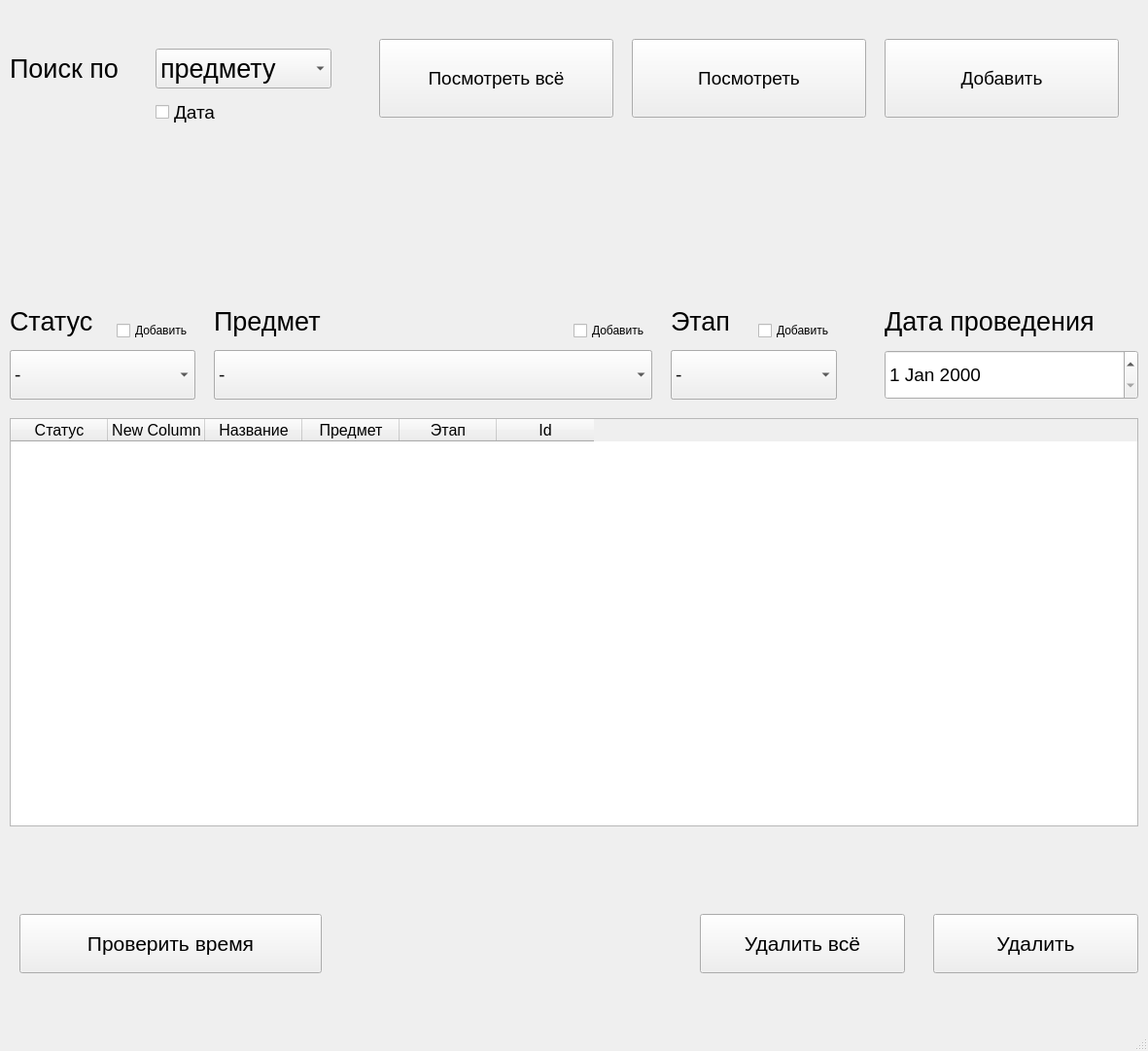
<?xml version="1.0" encoding="UTF-8"?>
<ui version="4.0">
 <class>MainWindow</class>
 <widget class="QMainWindow" name="MainWindow">
  <property name="geometry">
   <rect>
    <x>0</x>
    <y>0</y>
    <width>1181</width>
    <height>1081</height>
   </rect>
  </property>
  <property name="windowTitle">
   <string>MainWindow</string>
  </property>
  <widget class="QWidget" name="centralwidget">
   <widget class="QPushButton" name="timeButton">
    <property name="geometry">
     <rect>
      <x>20</x>
      <y>940</y>
      <width>311</width>
      <height>61</height>
     </rect>
    </property>
    <property name="font">
     <font>
      <pointsize>16</pointsize>
     </font>
    </property>
    <property name="text">
     <string>Проверить время</string>
    </property>
   </widget>
   <widget class="QPushButton" name="findButton">
    <property name="geometry">
     <rect>
      <x>650</x>
      <y>40</y>
      <width>241</width>
      <height>81</height>
     </rect>
    </property>
    <property name="font">
     <font>
      <pointsize>14</pointsize>
     </font>
    </property>
    <property name="text">
     <string>Посмотреть</string>
    </property>
   </widget>
   <widget class="QLabel" name="label_2">
    <property name="geometry">
     <rect>
      <x>10</x>
      <y>40</y>
      <width>231</width>
      <height>61</height>
     </rect>
    </property>
    <property name="font">
     <font>
      <pointsize>20</pointsize>
     </font>
    </property>
    <property name="text">
     <string>Поиск по </string>
    </property>
   </widget>
   <widget class="QComboBox" name="search">
    <property name="geometry">
     <rect>
      <x>160</x>
      <y>50</y>
      <width>181</width>
      <height>41</height>
     </rect>
    </property>
    <property name="font">
     <font>
      <pointsize>20</pointsize>
     </font>
    </property>
    <item>
     <property name="text">
      <string>предмету</string>
     </property>
    </item>
    <item>
     <property name="text">
      <string>олимпиаде</string>
     </property>
    </item>
   </widget>
   <widget class="QComboBox" name="searchbox_1">
    <property name="geometry">
     <rect>
      <x>10</x>
      <y>360</y>
      <width>191</width>
      <height>51</height>
     </rect>
    </property>
    <property name="font">
     <font>
      <pointsize>14</pointsize>
     </font>
    </property>
    <item>
     <property name="text">
      <string>-</string>
     </property>
    </item>
   </widget>
   <widget class="QLabel" name="Status">
    <property name="geometry">
     <rect>
      <x>10</x>
      <y>310</y>
      <width>111</width>
      <height>41</height>
     </rect>
    </property>
    <property name="font">
     <font>
      <pointsize>20</pointsize>
     </font>
    </property>
    <property name="text">
     <string>Статус</string>
    </property>
   </widget>
   <widget class="QLabel" name="Stage">
    <property name="geometry">
     <rect>
      <x>690</x>
      <y>310</y>
      <width>81</width>
      <height>41</height>
     </rect>
    </property>
    <property name="font">
     <font>
      <pointsize>20</pointsize>
     </font>
    </property>
    <property name="text">
     <string>Этап</string>
    </property>
   </widget>
   <widget class="QLabel" name="Name">
    <property name="geometry">
     <rect>
      <x>220</x>
      <y>310</y>
      <width>141</width>
      <height>41</height>
     </rect>
    </property>
    <property name="font">
     <font>
      <pointsize>20</pointsize>
     </font>
    </property>
    <property name="text">
     <string>Предмет</string>
    </property>
   </widget>
   <widget class="QLabel" name="Date">
    <property name="geometry">
     <rect>
      <x>910</x>
      <y>310</y>
      <width>261</width>
      <height>41</height>
     </rect>
    </property>
    <property name="font">
     <font>
      <pointsize>20</pointsize>
     </font>
    </property>
    <property name="text">
     <string>Дата проведения</string>
    </property>
   </widget>
   <widget class="QComboBox" name="searchbox_2">
    <property name="geometry">
     <rect>
      <x>220</x>
      <y>360</y>
      <width>451</width>
      <height>51</height>
     </rect>
    </property>
    <property name="font">
     <font>
      <pointsize>14</pointsize>
     </font>
    </property>
    <item>
     <property name="text">
      <string>-</string>
     </property>
    </item>
   </widget>
   <widget class="QComboBox" name="searchbox_3">
    <property name="geometry">
     <rect>
      <x>690</x>
      <y>360</y>
      <width>171</width>
      <height>51</height>
     </rect>
    </property>
    <property name="font">
     <font>
      <pointsize>14</pointsize>
     </font>
    </property>
    <item>
     <property name="text">
      <string>-</string>
     </property>
    </item>
   </widget>
   <widget class="QDateEdit" name="date">
    <property name="geometry">
     <rect>
      <x>910</x>
      <y>360</y>
      <width>261</width>
      <height>51</height>
     </rect>
    </property>
    <property name="font">
     <font>
      <pointsize>14</pointsize>
     </font>
    </property>
   </widget>
   <widget class="QLineEdit" name="edit1">
    <property name="geometry">
     <rect>
      <x>220</x>
      <y>360</y>
      <width>451</width>
      <height>51</height>
     </rect>
    </property>
   </widget>
   <widget class="QPushButton" name="addButton">
    <property name="geometry">
     <rect>
      <x>910</x>
      <y>40</y>
      <width>241</width>
      <height>81</height>
     </rect>
    </property>
    <property name="font">
     <font>
      <pointsize>14</pointsize>
     </font>
    </property>
    <property name="text">
     <string>Добавить</string>
    </property>
   </widget>
   <widget class="QTableWidget" name="tableWidget">
    <property name="geometry">
     <rect>
      <x>10</x>
      <y>430</y>
      <width>1161</width>
      <height>420</height>
     </rect>
    </property>
    <property name="font">
     <font>
      <pointsize>12</pointsize>
     </font>
    </property>
    <column>
     <property name="text">
      <string>Статус</string>
     </property>
    </column>
    <column>
     <property name="text">
      <string>New Column</string>
     </property>
    </column>
    <column>
     <property name="text">
      <string>Название</string>
     </property>
    </column>
    <column>
     <property name="text">
      <string>Предмет</string>
     </property>
    </column>
    <column>
     <property name="text">
      <string>Этап</string>
     </property>
    </column>
    <column>
     <property name="text">
      <string>Id</string>
     </property>
    </column>
   </widget>
   <widget class="QCheckBox" name="add_check1">
    <property name="geometry">
     <rect>
      <x>590</x>
      <y>330</y>
      <width>81</width>
      <height>20</height>
     </rect>
    </property>
    <property name="text">
     <string>Добавить</string>
    </property>
   </widget>
   <widget class="QCheckBox" name="add_check0">
    <property name="geometry">
     <rect>
      <x>120</x>
      <y>330</y>
      <width>81</width>
      <height>20</height>
     </rect>
    </property>
    <property name="text">
     <string>Добавить</string>
    </property>
   </widget>
   <widget class="QCheckBox" name="add_check2">
    <property name="geometry">
     <rect>
      <x>780</x>
      <y>330</y>
      <width>81</width>
      <height>20</height>
     </rect>
    </property>
    <property name="text">
     <string>Добавить</string>
    </property>
   </widget>
   <widget class="QLineEdit" name="edit0">
    <property name="geometry">
     <rect>
      <x>10</x>
      <y>360</y>
      <width>191</width>
      <height>51</height>
     </rect>
    </property>
   </widget>
   <widget class="QLineEdit" name="edit2">
    <property name="geometry">
     <rect>
      <x>690</x>
      <y>360</y>
      <width>171</width>
      <height>51</height>
     </rect>
    </property>
   </widget>
   <widget class="QPushButton" name="selectall">
    <property name="geometry">
     <rect>
      <x>390</x>
      <y>40</y>
      <width>241</width>
      <height>81</height>
     </rect>
    </property>
    <property name="font">
     <font>
      <pointsize>14</pointsize>
     </font>
    </property>
    <property name="text">
     <string>Посмотреть всё</string>
    </property>
   </widget>
   <widget class="QPushButton" name="delbutton">
    <property name="geometry">
     <rect>
      <x>960</x>
      <y>940</y>
      <width>211</width>
      <height>61</height>
     </rect>
    </property>
    <property name="font">
     <font>
      <pointsize>16</pointsize>
     </font>
    </property>
    <property name="text">
     <string>Удалить</string>
    </property>
   </widget>
   <widget class="QCheckBox" name="datecheck">
    <property name="geometry">
     <rect>
      <x>160</x>
      <y>80</y>
      <width>161</width>
      <height>71</height>
     </rect>
    </property>
    <property name="font">
     <font>
      <pointsize>14</pointsize>
     </font>
    </property>
    <property name="text">
     <string>Дата</string>
    </property>
   </widget>
   <widget class="QPushButton" name="clear_button">
    <property name="geometry">
     <rect>
      <x>720</x>
      <y>940</y>
      <width>211</width>
      <height>61</height>
     </rect>
    </property>
    <property name="font">
     <font>
      <pointsize>16</pointsize>
     </font>
    </property>
    <property name="text">
     <string>Удалить всё</string>
    </property>
   </widget>
   <zorder>edit2</zorder>
   <zorder>edit0</zorder>
   <zorder>edit1</zorder>
   <zorder>timeButton</zorder>
   <zorder>findButton</zorder>
   <zorder>label_2</zorder>
   <zorder>search</zorder>
   <zorder>searchbox_1</zorder>
   <zorder>Status</zorder>
   <zorder>Stage</zorder>
   <zorder>Name</zorder>
   <zorder>Date</zorder>
   <zorder>searchbox_2</zorder>
   <zorder>searchbox_3</zorder>
   <zorder>date</zorder>
   <zorder>addButton</zorder>
   <zorder>tableWidget</zorder>
   <zorder>add_check1</zorder>
   <zorder>add_check0</zorder>
   <zorder>add_check2</zorder>
   <zorder>selectall</zorder>
   <zorder>delbutton</zorder>
   <zorder>datecheck</zorder>
   <zorder>clear_button</zorder>
  </widget>
  <widget class="QMenuBar" name="menubar">
   <property name="geometry">
    <rect>
     <x>0</x>
     <y>0</y>
     <width>1181</width>
     <height>26</height>
    </rect>
   </property>
  </widget>
  <widget class="QStatusBar" name="statusbar"/>
 </widget>
 <resources/>
 <connections/>
</ui>
